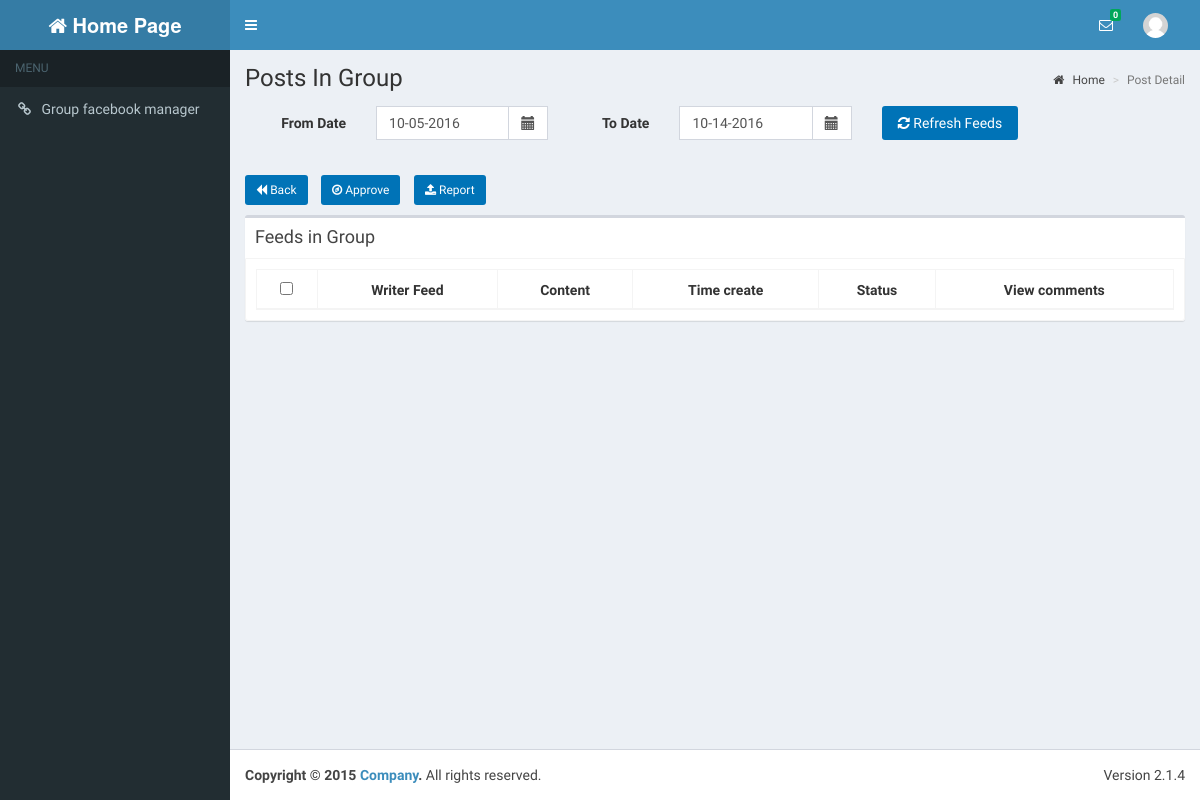
The app's page /feedView.php?groupId=58 (signed in), older data.
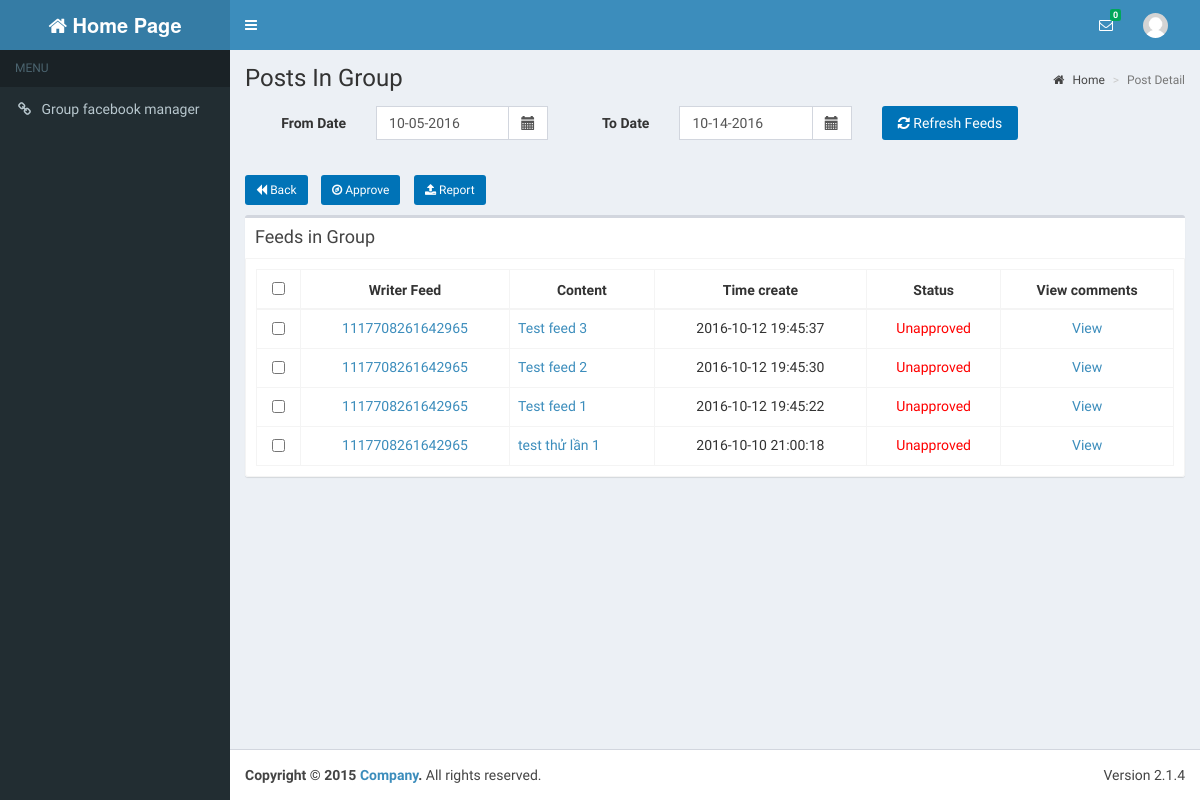
The same page, newer data.
### tables this page shows
CREATE TABLE IF NOT EXISTS `feeds` (
  `FeedId` int(20) NOT NULL AUTO_INCREMENT,
  `FacebookIdFeed` varchar(40) NOT NULL,
  `FacebookUserIdFeed` varchar(30) NOT NULL,
  `Message` text,
  `CreateFeedTime` datetime DEFAULT NULL,
  `UpdateFeedTime` datetime DEFAULT NULL,
  `StatusId` int(20) DEFAULT NULL,
  `GroupId` int(20) DEFAULT NULL,
  `CreateTime` timestamp NOT NULL DEFAULT '0000-00-00 00:00:00',
  `UpdateTime` timestamp NOT NULL DEFAULT '0000-00-00 00:00:00' ON UPDATE CURRENT_TIMESTAMP,
  PRIMARY KEY (`FeedId`),
  KEY `fk_feeds_status_idx` (`StatusId`),
  KEY `fk_feeds_groups_idx` (`GroupId`)
);

### dao/db_connect.php (called while the page is built, shortened)
<?php
class DB_CONNECT {
    function connect() {
        $con = @mysql_connect(DB_SERVER, DB_USER, DB_PASSWORD) or die(mysql_error());
        return $con;
    }
}
?>

### dao/daoFeeds.php (called while the page is built, shortened)
<?php
require_once 'db_connect.php';
require_once '/../models/feeds.php';
$feedId = "FeedId";
$facebookIdFeed = "FacebookIdFeed";
$facebookUserIdFeed = "FacebookUserIdFeed";
$message = "Message";
$createFeedTime = "CreateFeedTime";
$updateFeedTime = "UpdateFeedTime";
$statusId = "StatusId";
$groupId = "GroupId";
$createTime = "CreateTime";
$updateTime = "UpdateTime";
function getFeedIdUseGroupId($varName,$start,$count) {
    global $feedId,$groupId,
    $feedId, $facebookIdFeed, $facebookUserIdFeed, $message, $createFeedTime, $updateFeedTime, $statusId, $groupId, $createTime, $updateTime;
    $listFeeds = array();
    $result = mysql_query("SELECT *FROM feeds WHERE groupId = ".$varName." order by ".$createFeedTime ." desc LIMIT ".$start.",".$count."") or die(mysql_error());
    if (mysql_num_rows($result) > 0) {
        while ($row = mysql_fetch_array($result)) {
            $feeds = new Feeds();
            $feeds->setFeedId($row[$feedId]);
            $feeds->setFacebookIdFeed($row[$facebookIdFeed]);
            $feeds->setFacebookUserIdFeed($row[$facebookUserIdFeed]);
            $feeds->setMessage($row[$message]);
            $feeds->setCreateFeedTime($row[$createFeedTime]);
            $feeds->setUpdateFeedTime($row[$updateFeedTime]);
            $feeds->setStatusId($row[$statusId]);
            $feeds->setGroupId($row[$groupId]);
            $feeds->setCreateTime($row[$createTime]);
            $feeds->setUpdateTime($row[$updateTime]);
            array_push($listFeeds, $feeds);
        }
    }
    return $listFeeds;
}
?>

### dao/daoUsers.php (called while the page is built, shortened)
<?php
require_once 'db_connect.php';
$userId = "UserId";
$userName = "UserName";
$password = "Password";
$fullName = "FullName";
$avatar = "Avatar";
$address1 = "Address1";
$address2 = "Address2";
$phoneNumber1 = "PhoneNumber1";
$phoneNumber2 = "PhoneNumber2";
$email = "Email";
$gender = "Gender";
$school = "School";
$class = "Class";
$createTime = "CreateTime";
$updateTime = "UpdateTime";
function getUserById($varUserName) {
    global $userId, $userName, $password, $fullName, $address1, $address2, $birthday, $phoneNumber1, $phoneNumber2, $email, $gender, $createTime, $updateTime, $school, $class, $avatar;
    $result = mysql_query("SELECT * ,DATE_FORMAT(Birthday, \"%d-%l-%Y\") AS DOB FROM users WHERE UserId = '" . $varUserName . "'") or die(mysql_error());
    if (mysql_num_rows($result) > 0) {
        while ($row = mysql_fetch_array($result)) {
            $users = new Users();
            $users->setUserId($row[$userId]);
            $users->setUserName($row[$userName]);
            $users->setPassword($row[$password]);
            $users->setFullName($row[$fullName]);
            $users->setAddress2($row[$address2]);
            $users->setAddress1($row[$address1]);
            $users->setBirthday($row['DOB']);
            $users->setAvatar($row[$avatar]);
            $users->setPhoneNumber2($row[$phoneNumber2]);
            $users->setPhoneNumber1($row[$phoneNumber1]);
            $users->setEmail($row[$email]);
            $users->setGender($row[$gender]);
            $users->setSchool($row[$school]);
            $users->setClass($row[$class]);
            $users->setCreateTime($row[$createTime]);
            $users->setUpdateTime($row[$updateTime]);
            return $users;
        }
    }
    return null;
}
?>

### models/feeds.php (called while the page is built, shortened)
<?php
class Feeds {
    private $feedId;
    private $facebookIdFeed;
    private $facebookUserIdFeed;
    private $message;
    private $createFeedTime;
    private $statusId;
    function getFeedId() {
        return $this->feedId;
    }
    function getFacebookIdFeed() {
        return $this->facebookIdFeed;
    }
    function getFacebookUserIdFeed() {
        return $this->facebookUserIdFeed;
    }
    function getMessage() {
        return $this->message;
    }
    function getCreateFeedTime() {
        return $this->createFeedTime;
    }
    function getStatusId() {
        return $this->statusId;
    }
    function setFeedId($feedId) {
        $this->feedId = $feedId;
    }
    function setFacebookIdFeed($facebookIdFeed) {
        $this->facebookIdFeed = $facebookIdFeed;
    }
    function setFacebookUserIdFeed($facebookUserIdFeed) {
        $this->facebookUserIdFeed = $facebookUserIdFeed;
    }
    function setMessage($message) {
        $this->message = $message;
    }
    function setCreateFeedTime($createFeedTime) {
        $this->createFeedTime = $createFeedTime;
    }
    function setStatusId($statusId) {
        $this->statusId = $statusId;
    }
}

### feedView.php (the view, shortened to what the changed rows need)
<!DOCTYPE html>
<?php
require_once '/dao/daoUsers.php';
require_once '/dao/daoFeeds.php';
require_once '/models/feeds.php';
$userNameLogin = getUserById($_SESSION['user_id']);
if ($_GET['groupId'] != null) {
    $current = $_GET['pageNum'] == null ? 1 : $_GET['pageNum'];
} else {
    header("Location: homePage.php");
    return;
}
$start = ($current - 1) * 10;
$listFeeds = (array) getFeedIdUseGroupId($_GET['groupId'], $start, 10);
?>
<html>
    <head>
        <?php include 'includeCss.php'; ?>
        <link rel="stylesheet" href="plugins/datepicker/datepicker3.css">
    </head>
    <body class="hold-transition skin-blue sidebar-mini">
        <div class="wrapper">
            <div class="content-wrapper">
                <section class="content-header">
                    <h1>
                        Posts In Group
                    </h1>
                </section>
                <section class="content">
                    <div class="row">
                        <form id="form_id" name="myform" action="processReport.php" method="POST">
                            <div class="col-md-12">
                                <div class="box mailbox-messages table-responsive">
                                    <div class="box-body table-bordered">
                                        <table id="example1" class="table table-bordered table-sm " cellspacing="0" width="100%">
                                            <thead>
                                                <tr>
                                                    <th class="text-center"><input type="checkbox" id ="selectall"/></th>
                                                    <th class="text-center">Writer Feed</th>
                                                    <th class="text-center"> Content</th>
                                                    <th class="text-center">Time create</th>
                                                    <th class="text-center">Status</th>
                                                    <th class="text-center"> View comments</th>
                                                </tr>
                                            </thead>
                                            <tbody>
                                                <?php
                                                foreach ($listFeeds as $row) {
                                                    echo '<tr>';
                                                    echo "<td class =\"text-center\"><input type=\"checkbox\" class =\"cbox\" name=\"checkbox_name[]\" value=\"{$row->getFeedId()}\" /></td>";
                                                    echo "<td class =\"text-center\"><a href=https://www.facebook.com/{$row->getFacebookUserIdFeed()}>{$row->getFacebookUserIdFeed()}</a></td>";
                                                    echo "<td class =\"text-left\"><a href=https://www.facebook.com/{$row->getFacebookIdFeed()}>{$row->getMessage()}</a></td>";
                                                    echo "<td class =\"text-center\">{$row->getCreateFeedTime()}</td>";
                                                    if ($row->getStatusId() == 1)
                                                        echo "<td class =\"text-center\"><font color=\"#ff0000\">Unapproved</font></td>";
                                                    else
                                                        echo "<td class =\"text-center\">Approved</td>";
                                                    echo "<td class =\"text-center\"><a href = commentList.php?facebookFeedId={$row->getFacebookIdFeed()}&feedId={$row->getFeedId()}&pageNumComment=1>View</a></td>";
                                                    echo '</tr>';
                                                }
                                                ?>
                                            </tbody>
                                        </table>
                                    </div>
                                </div>
                            </div>
                        </form>
                    </div>
                </section>
            </div>
    </body>
</html>

Row changes from the older to the newer data that the page shows:
added feeds: FacebookUserIdFeed "1117708261642965", Message "Test feed 3", CreateFeedTime "2016-10-12 19:45:37", shows "Unapproved"
added feeds: FacebookUserIdFeed "1117708261642965", Message "Test feed 2", CreateFeedTime "2016-10-12 19:45:30", shows "Unapproved"
added feeds: FacebookUserIdFeed "1117708261642965", Message "Test feed 1", CreateFeedTime "2016-10-12 19:45:22", shows "Unapproved"
added feeds: FacebookUserIdFeed "1117708261642965", Message "test thử lần 1", CreateFeedTime "2016-10-10 21:00:18", shows "Unapproved"
